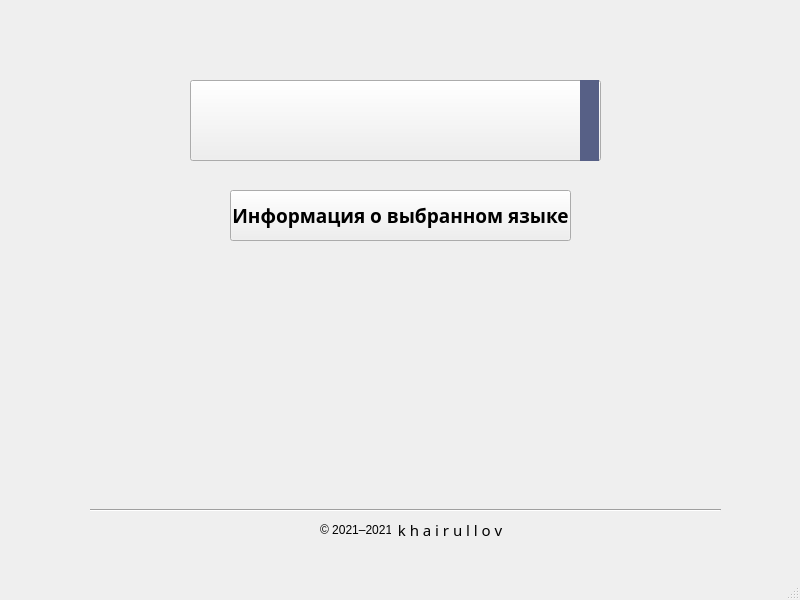
<?xml version="1.0" encoding="UTF-8"?>
<ui version="4.0">
 <class>MainWindow</class>
 <widget class="QMainWindow" name="MainWindow">
  <property name="geometry">
   <rect>
    <x>0</x>
    <y>0</y>
    <width>800</width>
    <height>600</height>
   </rect>
  </property>
  <property name="windowTitle">
   <string>Выбор языка</string>
  </property>
  <property name="styleSheet">
   <string notr="true">#MainWindow{border-image:url(background-image/back_4.jpg)}</string>
  </property>
  <widget class="QWidget" name="centralwidget">
   <widget class="QPushButton" name="history_lang">
    <property name="geometry">
     <rect>
      <x>230</x>
      <y>190</y>
      <width>341</width>
      <height>51</height>
     </rect>
    </property>
    <property name="font">
     <font>
      <family>Bahnschrift SemiBold</family>
      <pointsize>14</pointsize>
      <weight>75</weight>
      <bold>true</bold>
     </font>
    </property>
    <property name="text">
     <string>Информация о выбранном языке</string>
    </property>
   </widget>
   <widget class="QComboBox" name="list_of_languages">
    <property name="geometry">
     <rect>
      <x>190</x>
      <y>80</y>
      <width>411</width>
      <height>81</height>
     </rect>
    </property>
    <property name="font">
     <font>
      <family>Bahnschrift SemiBold</family>
      <pointsize>14</pointsize>
      <weight>75</weight>
      <italic>false</italic>
      <bold>true</bold>
     </font>
    </property>
    <property name="styleSheet">
     <string notr="true">QComboBox::drop-down{
    border:                 none;
    background-color:   rgb(87, 96, 134);
    color:                      rgb(255, 255, 255);
    font-weight:            bold;
    padding:                    0px;
}</string>
    </property>
   </widget>
   <widget class="QToolButton" name="selected">
    <property name="geometry">
     <rect>
      <x>620</x>
      <y>100</y>
      <width>50</width>
      <height>50</height>
     </rect>
    </property>
    <property name="styleSheet">
     <string notr="true">QToolButton{
	image: url(icons/selected.png);
	icon-size: 140 px;
	border: None;
}
</string>
    </property>
    <property name="text">
     <string/>
    </property>
   </widget>
   <widget class="QLabel" name="company_name">
    <property name="geometry">
     <rect>
      <x>394</x>
      <y>520</y>
      <width>151</width>
      <height>20</height>
     </rect>
    </property>
    <property name="font">
     <font>
      <family>Scantype Black PERSONAL USE</family>
      <pointsize>11</pointsize>
     </font>
    </property>
    <property name="text">
     <string> k h a i r u l l o v</string>
    </property>
   </widget>
   <widget class="QLabel" name="footer">
    <property name="geometry">
     <rect>
      <x>320</x>
      <y>520</y>
      <width>71</width>
      <height>20</height>
     </rect>
    </property>
    <property name="text">
     <string>© 2021–2021</string>
    </property>
   </widget>
   <widget class="Line" name="line">
    <property name="geometry">
     <rect>
      <x>90</x>
      <y>500</y>
      <width>631</width>
      <height>20</height>
     </rect>
    </property>
    <property name="orientation">
     <enum>Qt::Horizontal</enum>
    </property>
   </widget>
   <widget class="QToolButton" name="contact_google">
    <property name="geometry">
     <rect>
      <x>690</x>
      <y>520</y>
      <width>29</width>
      <height>29</height>
     </rect>
    </property>
    <property name="styleSheet">
     <string notr="true">QToolButton{
	image: url(icons/google.png);
	icon-size: 10 px;
	border: None;
}
QToolButton:pressed{
  image: url(icons/selected.png);
}
</string>
    </property>
    <property name="text">
     <string/>
    </property>
   </widget>
   <widget class="QToolButton" name="contact_tg">
    <property name="geometry">
     <rect>
      <x>655</x>
      <y>520</y>
      <width>29</width>
      <height>29</height>
     </rect>
    </property>
    <property name="styleSheet">
     <string notr="true">QToolButton{
	image: url(icons/tg.png);
	icon-size: 10 px;
	border: None;
}
QToolButton:pressed{
  image: url(icons/selected.png);
}
</string>
    </property>
    <property name="text">
     <string/>
    </property>
   </widget>
   <widget class="QToolButton" name="contact_vk">
    <property name="geometry">
     <rect>
      <x>620</x>
      <y>520</y>
      <width>29</width>
      <height>29</height>
     </rect>
    </property>
    <property name="styleSheet">
     <string notr="true">QToolButton{
	image: url(icons/vk.png);
	icon-size: 10 px;
	border: None;
}
QToolButton:pressed{
  image: url(icons/selected.png);
}
</string>
    </property>
    <property name="text">
     <string/>
    </property>
   </widget>
   <widget class="QToolButton" name="toolButton">
    <property name="geometry">
     <rect>
      <x>280</x>
      <y>280</y>
      <width>241</width>
      <height>191</height>
     </rect>
    </property>
    <property name="styleSheet">
     <string notr="true">QToolButton{
	image: url(icons/logo.png);
	icon-size: 10 px;
	border: None;
}

</string>
    </property>
    <property name="text">
     <string/>
    </property>
   </widget>
  </widget>
  <widget class="QMenuBar" name="menubar">
   <property name="geometry">
    <rect>
     <x>0</x>
     <y>0</y>
     <width>800</width>
     <height>21</height>
    </rect>
   </property>
  </widget>
  <widget class="QStatusBar" name="statusbar"/>
 </widget>
 <resources/>
 <connections/>
</ui>
